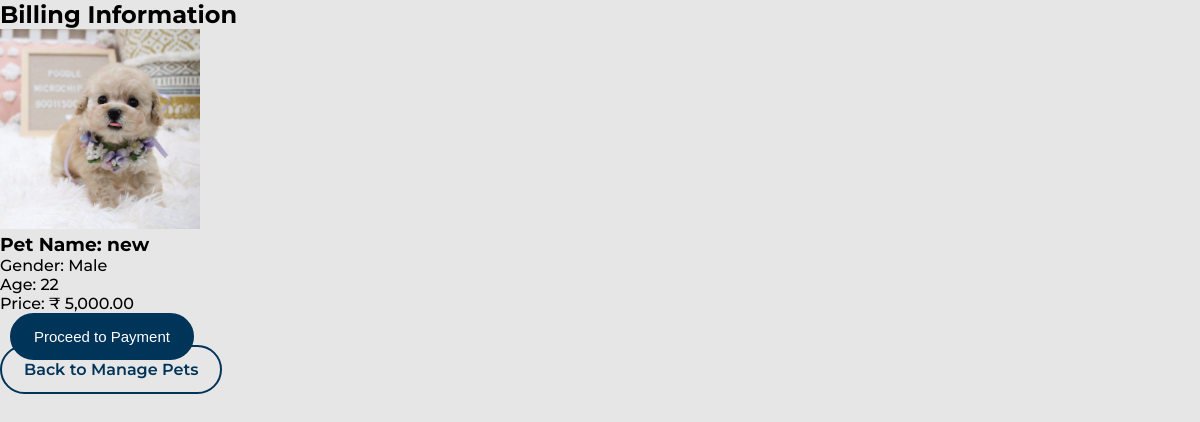
The app's page /billing.php?pet_id=33&price=5000.00 with its own data.
### tables this page shows
CREATE TABLE `pets` (
  `id` int(11) NOT NULL,
  `title` varchar(255) NOT NULL,
  `gender` varchar(50) NOT NULL,
  `age` varchar(50) NOT NULL,
  `price` decimal(10,2) NOT NULL,
  `image_path` varchar(255) NOT NULL
);

### billing.php (the view, shortened to what this page needs)
<!DOCTYPE html>
<html lang="en">
<head>
    <link rel="stylesheet" href="css/styles.css">
</head>
<body>
<h2>Billing Information</h2>
<?php
include 'database.php';
if (isset($_GET['pet_id'])) {
    $pet_id = intval($_GET['pet_id']);
    $query = "SELECT * FROM pets WHERE id = ?";
    $stmt = $conn->prepare($query);
    $stmt->bind_param("i", $pet_id);
    $stmt->execute();
    $result = $stmt->get_result();
    if ($result->num_rows > 0) {
        $pet = $result->fetch_assoc();
        echo "<div class='billing_details'>";
        echo "<img src='" . htmlspecialchars($pet['image_path']) . "' alt='Pet Image' width='200'>";
        echo "<h3>Pet Name: " . htmlspecialchars($pet['title']) . "</h3>";
        echo "<p>Gender: " . htmlspecialchars($pet['gender']) . "</p>";
        echo "<p>Age: " . htmlspecialchars($pet['age']) . "</p>";
        echo "<p>Price: &#8377; " . number_format($pet['price'], 2) . "</p>";
        echo "</div>";
        echo "<form action='process_payment.php' method='POST'>";
        echo "<button type='submit' class='btn btn_bg'>Proceed to Payment</button>";
        echo "</form>";
    } else {
        echo "<p>No pet found with the provided ID.</p>";
    }
} else {
    echo "<p>Invalid request. Please go back to manage pets.</p>";
}
?>
<a href="manage_pets.php" class="btn btn_outlined">Back to Manage Pets</a>
</body>
</html>

### css/styles.css (style rules this page uses)
* { padding: 0px; margin: 0px; box-sizing: border-box; }
html { font-size: 10px; }
body { font-family: "Montserrat", sans-serif; font-size: 1.6rem; color: #000; font-weight: 500; background-color: rgba(217, 217, 217, 0.6509803922); }
.btn { text-decoration: none; padding: 1.3rem 2.2rem; }
.btn_outlined { border: 2px solid #003459; border-radius: 10rem; color: #003459; font-weight: 600; transition: background-color 0.3s ease, color 0.3s ease; }
.btn_bg { background-color: #003459; color: #fff; border-radius: 10rem; border: 2px solid #003459; margin-left: 1rem; transition: background-color 0.3s ease, color 0.3s ease; font-size: 15px; }

### records on screen
pets: image_path (picture), title "new", gender "Male", age "22", price "5,000.00"
